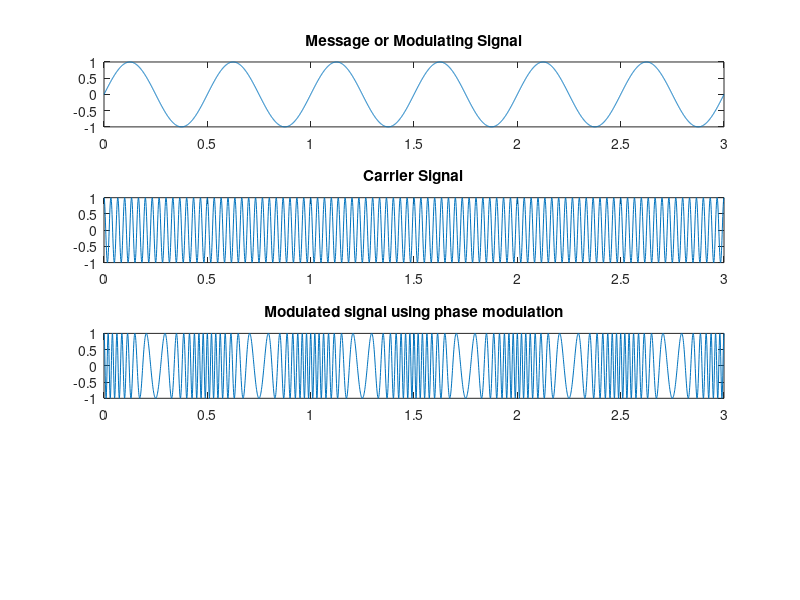

Write the MATLAB code that produced this figure.
clc; #... Clear command line
clear all; #... Clear variables
close all; #... Clear figures

msg_amplitude = 1; #... Amplitude of message signal
msg_frequency = 2; #... Frequency(Hz) of message signal
time = 0:0.001:03; #... Time samples
msg_signal = msg_amplitude*sin(2*pi*msg_frequency*time); #... Message signal
subplot(4,1,1);
plot(time, msg_signal);
title('Message or Modulating Signal');

carrier_amplitude = 1; #... Amplitude of carrier signal
carrier_frequency = 30; #... Frequency(Hz) of carrier signal
carrier_signal = carrier_amplitude*cos(2*pi*carrier_frequency*time); #... Carrier signal
subplot(4,1,2);
plot(time, carrier_signal);
title('Carrier Signal');

#... Modulation
kp =  10 #... Deviation sensitivity of phase modulation
modulated_signal = carrier_amplitude*cos(2*pi*carrier_frequency*time+kp*msg_signal);
subplot(4,1,3);
plot(time, modulated_signal);
title('Modulated signal using phase modulation');
